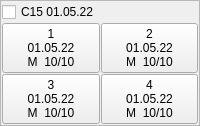
          <widget class="QFrame" name="frame_79">
           <property name="frameShape">
            <enum>QFrame::StyledPanel</enum>
           </property>
           <property name="frameShadow">
            <enum>QFrame::Raised</enum>
           </property>
           <layout class="QHBoxLayout" name="horizontalLayout_17">
            <property name="spacing">
             <number>1</number>
            </property>
            <property name="leftMargin">
             <number>1</number>
            </property>
            <property name="topMargin">
             <number>1</number>
            </property>
            <property name="rightMargin">
             <number>1</number>
            </property>
            <property name="bottomMargin">
             <number>1</number>
            </property>
            <item>
             <layout class="QGridLayout" name="gridLayout_79">
              <property name="leftMargin">
               <number>0</number>
              </property>
              <item row="1" column="0">
               <widget class="QPushButton" name="pushButton_316">
                <property name="text">
                 <string>1
01.05.22
M  10/10</string>
                </property>
               </widget>
              </item>
              <item row="2" column="0">
               <widget class="QPushButton" name="pushButton_317">
                <property name="text">
                 <string>3
01.05.22
M  10/10</string>
                </property>
               </widget>
              </item>
              <item row="0" column="0" colspan="2">
               <widget class="QCheckBox" name="A1_79">
                <property name="text">
                 <string>C15 01.05.22</string>
                </property>
               </widget>
              </item>
              <item row="1" column="1">
               <widget class="QPushButton" name="pushButton_318">
                <property name="text">
                 <string>2
01.05.22
M  10/10</string>
                </property>
               </widget>
              </item>
              <item row="2" column="1">
               <widget class="QPushButton" name="pushButton_319">
                <property name="text">
                 <string>4
01.05.22
M  10/10</string>
                </property>
               </widget>
              </item>
             </layout>
            </item>
           </layout>
          </widget>
